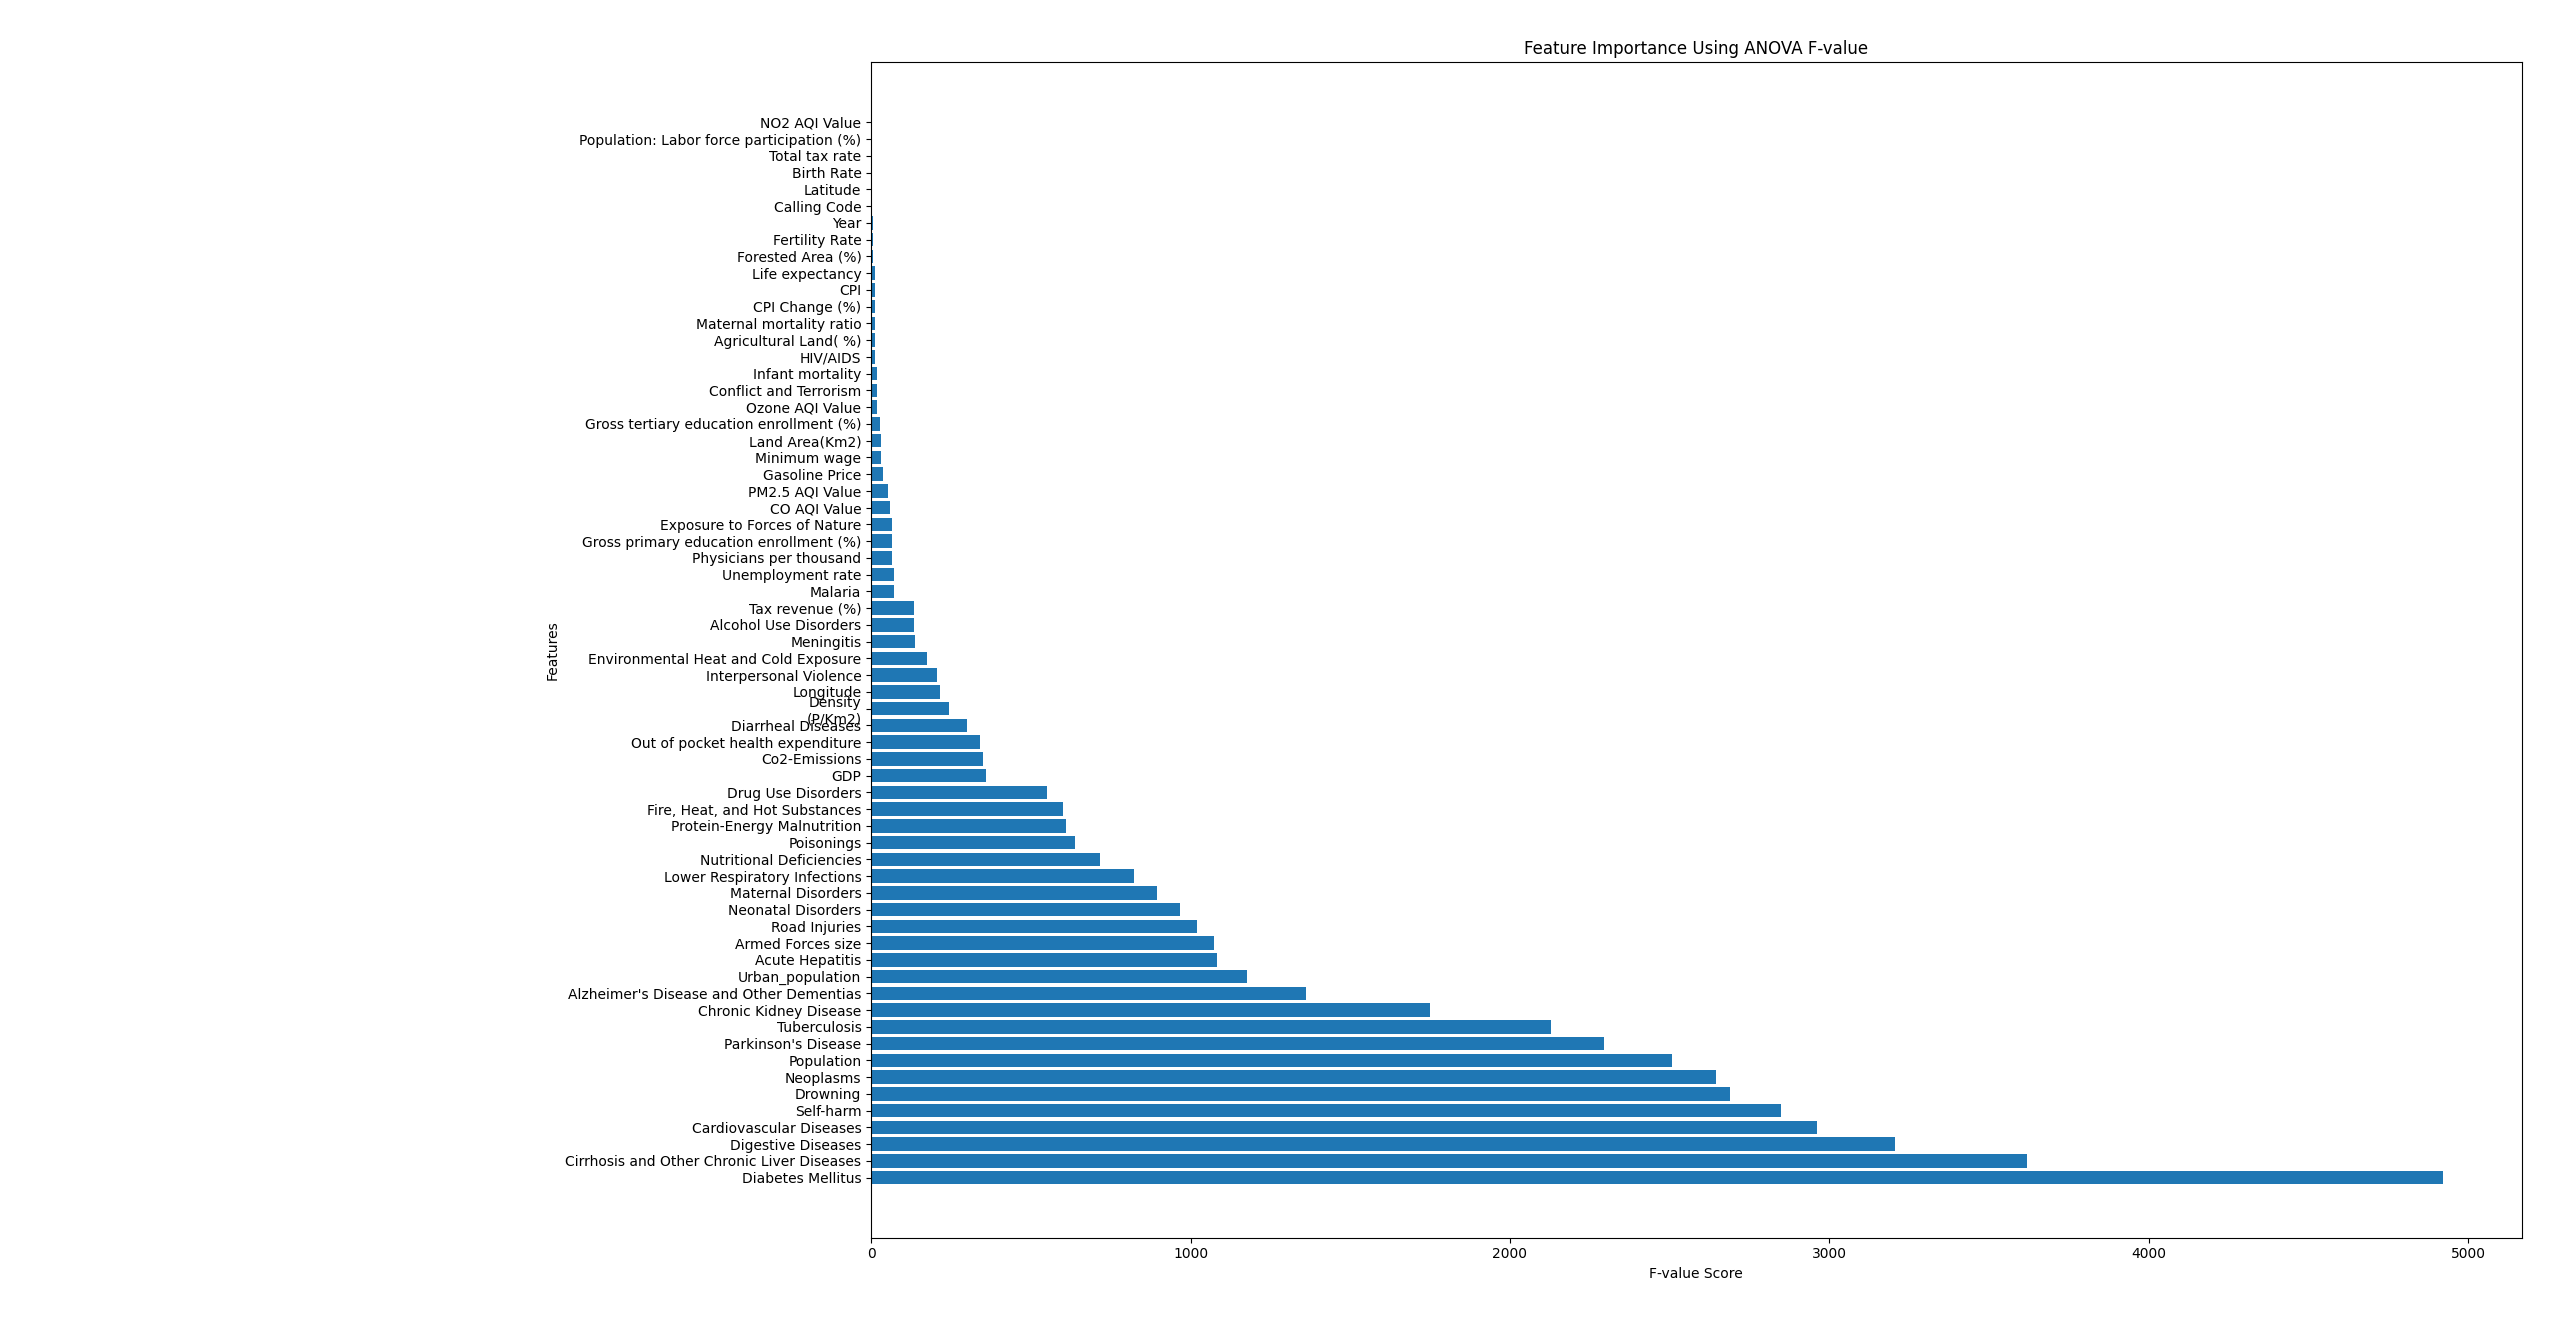

The Python source for this figure:
import pandas as pd
from sklearn.model_selection import train_test_split
from sklearn.feature_selection import SelectKBest, f_regression
import matplotlib.pyplot as plt

# Load the preprocessed combined dataset again for ANOVA script
combined_df = pd.read_pickle('combined_df.pkl')

# Preparing the dataset: keep only numeric columns and drop rows with NaN values
numeric_cols = combined_df.select_dtypes(include=['int64', 'float64']).columns
combined_df_numeric = combined_df[numeric_cols].dropna()

# Splitting the dataset into features and target
X = combined_df_numeric.drop('Chronic Respiratory Diseases', axis=1)
y = combined_df_numeric['Chronic Respiratory Diseases']

# Splitting into training and testing sets
X_train, X_test, Y_train, Y_test = train_test_split(X, y, test_size=0.2, random_state=42)

# ANOVA F-value for feature selection
selector_anova = SelectKBest(score_func=f_regression, k='all').fit(X_train, Y_train)
scores_anova = selector_anova.scores_
indices_anova = scores_anova.argsort()[::-1]  # sort the scores in descending order

# Plotting the feature importances
plt.figure(figsize=(10, 8))
plt.barh(range(len(indices_anova)), scores_anova[indices_anova])
plt.yticks(range(len(indices_anova)), [X.columns[i] for i in indices_anova])
plt.title('Feature Importance Using ANOVA F-value')
plt.xlabel('F-value Score')
plt.ylabel('Features')
plt.tight_layout()
plt.show()
